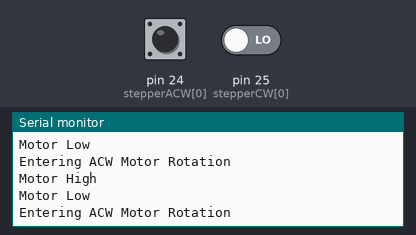
The sketch below on a simulated Arduino Mega 2560, built with avr-gcc and run on an emulated ATmega2560. Parts: the last lines printed to the serial monitor. The test bench sets the inputs (shaded band); at power-on: pin 24 (stepperACW[0]) LOW, pin 25 (stepperCW[0]) LOW.

Above: at 1.2 s.
1.3 s: pin 24 (stepperACW[0]) driven HIGH
3.2 s: pin 25 (stepperCW[0]) driven HIGH
At 4.1 s:
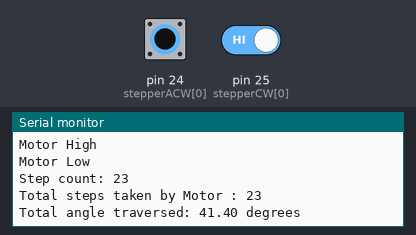
5.0 s: pin 24 (stepperACW[0]) driven LOW
8.0 s: pin 24 (stepperACW[0]) pulsed HIGH 5 times (0.12 s each, 0.3 s apart)
12.5 s: pin 24 (stepperACW[0]) driven HIGH and pin 25 (stepperCW[0]) driven LOW
15.5 s: pin 25 (stepperCW[0]) driven HIGH
At 16.4 s:
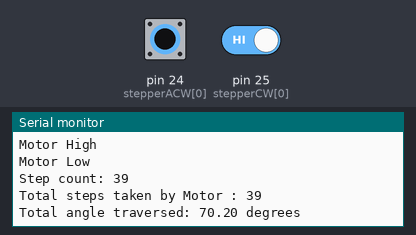
Timing chart, 0 to 18.0 s (numbered marks = the images above; inputs shaded):
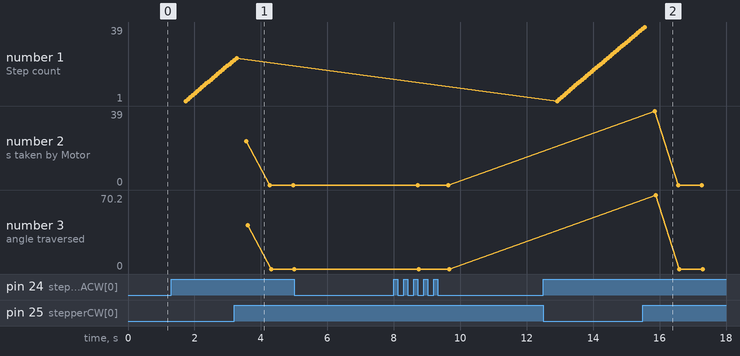

The sketch:

sketch_method_degreeChecker.ino
```cpp
/**
 * COMPLETE, UNTESTED
 * Degree Checker
 * Description: Check the range between the two limit switches of a motor
 *
 * INPUT: Motor Number
 * OUTPUT: Steps and degrees between limit switches
 *
 * Arduino Board: MEGA
 *
 * Note: Motor is left at CW limit switch (Home position or moving after check not written)
 */

// Digital PINS
#define numOfSteppers 4                  // SM1 SM2 EM1 HM1
const int stepperDirPins[numOfSteppers]  = {22, 26, 30, 34};
const int stepperStepPins[numOfSteppers] = {23, 27, 31, 35};
const int stepperACW[numOfSteppers]      = {24, 28, 32, 24};
const int stepperCW[numOfSteppers]       = {25, 29, 33, 25};

int buff = 0;

// Input Variables
//bool isLimitACW_Pressed[numOfSteppers] = {false, false, false, false};
//bool isLimitCW_Pressed[numOfSteppers]  = {false, false, false, false};

// Prgm Variables
int motorID = 0;
long customDelay = 1000;
bool isMoving = false;
bool haveInput = false;

void setup() {
    Serial.begin(9600);
    for(int n = 0; n < numOfSteppers; n++) {
        pinMode(stepperDirPins[n], OUTPUT);
        pinMode(stepperStepPins[n], OUTPUT);
        pinMode(stepperACW[n], INPUT);
        pinMode(stepperCW[n], INPUT);
    }
}

void loop() {
    /*String inStepper;
    if (Serial.available()) {
        inStepper = String(Serial.readString());
        haveInput = true;
    }

    if (haveInput) {
        Serial.print("Checking Motor ");
        Serial.println(inStepper);
        if (inStepper.equals("SM1") || inStepper.equals("0")) {
            motorID = 0;
        } else if (inStepper.equals("SM2") || inStepper.equals("1")) {
            motorID = 1;
        } else if (inStepper.equals("EM1") || inStepper.equals("2")) {
            motorID = 2;
        } else if (inStepper.equals("HM1") || inStepper.equals("3")) {
            motorID = 3;
        } else {
            Serial.println("Invalid motor");
        }
		*/
	motorID = 3;

        digitalWrite(stepperDirPins[motorID], LOW);
        while(!limswitch(stepperACW[motorID])) {
            Serial.println("Entering ACW Motor Rotation");
            makeStep(motorID);
        }

        long stepCount = 0;
        digitalWrite(stepperDirPins[motorID], HIGH);
        while(!limswitch(stepperCW[motorID])) {
            Serial.println("Entering CW Motor Rotation");
            makeStep(motorID);
            stepCount++;
            Serial.print("Step count: ");
            Serial.println(stepCount);
        }
        Serial.print("Total steps taken by Motor ");
        //Serial.print(inStepper);
        Serial.print(": ");
        Serial.println(stepCount);

        float angle = stepCount * 1.8;
        Serial.print("Total angle traversed: ");
        Serial.print(angle);
        Serial.println(" degrees");
    }

    // move to home position or back to start


void makeStep(int motor) {
    digitalWrite(stepperStepPins[motorID], HIGH);
    Serial.println("Motor High");
    delayMicroseconds(customDelay);
    digitalWrite(stepperStepPins[motorID], LOW);
    Serial.println("Motor Low");
    delayMicroseconds(customDelay);
}

int limswitch(int dir) {
    if(digitalRead(dir)) {
        delay(350);
        int j = digitalRead(dir);
        return j;
    }
    else
        return 0;
}
```

Measured:
- after the input at 3.2 s, the serial monitor: prints a new line after 0.37 s (image 1)
- after the input at 15.5 s, the serial monitor: prints a new line after 0.36 s (image 2)
- plotted number 1: 23 → 38 after the input at 12.5 s
